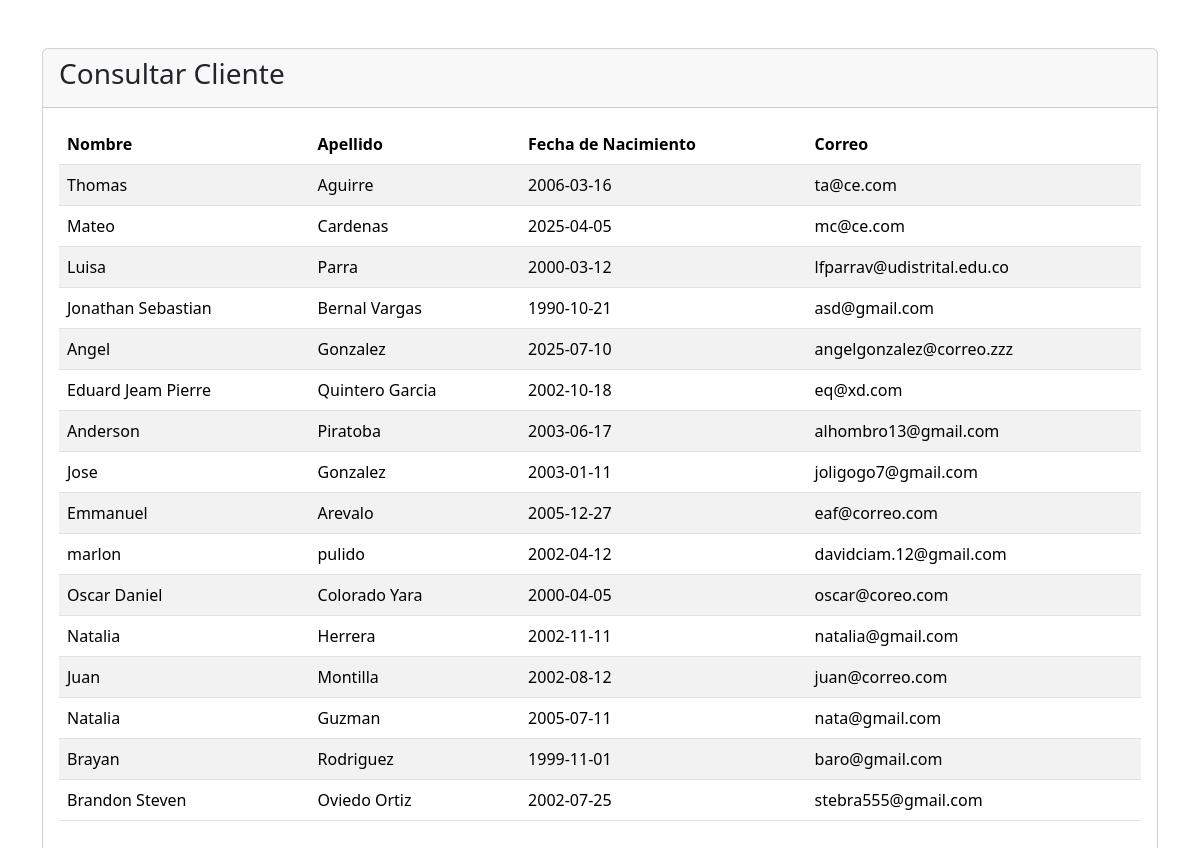
/consultarCliente.php, run on the app's committed database.
### tables this page shows
CREATE TABLE `Cliente` (
  `idCliente` int NOT NULL,
  `nombre` varchar(100) NOT NULL,
  `apellido` varchar(100) NOT NULL,
  `fechaNacimiento` date NOT NULL,
  `correo` varchar(150) NOT NULL,
  `clave` varchar(100) NOT NULL,
  `estado` tinyint NOT NULL
);

### logica/Cliente.php (called while the page is built, shortened)
<?php
require_once("persistencia/Conexion.php");
require_once("persistencia/ClienteDAO.php");
class Cliente extends Persona {
    private $fechaNacimiento;
    public function getFechaNacimiento()
    {
        return $this->fechaNacimiento;
    }
    public function __construct($id=0, $nombre="", $apellido="", $correo="", $clave="", $fechaNacimiento=""){
        $this -> fechaNacimiento = $fechaNacimiento;
    }
    public function consultar(){
        $conexion = new Conexion();
        $conexion -> abrir();
        $clienteDAO = new ClienteDAO();
        $conexion -> ejecutar($clienteDAO -> consultar());
        $clientes = array();
        while(($tupla = $conexion -> registro()) != null){
            $cliente = new Cliente($tupla[0], $tupla[1], $tupla[2], $tupla[4], "", $tupla[3]);
            array_push($clientes, $cliente);
        }
        return $clientes;
    }
}
?>

### persistencia/ClienteDAO.php (called while the page is built, shortened)
<?php
class ClienteDAO {
    public function consultar(){
        return "select idCliente, nombre, apellido, fechaNacimiento, correo
                from Cliente";
    }
}

### persistencia/Conexion.php (called while the page is built, shortened)
<?php
class Conexion{
    private $conexion;
    private $resultado;
    public function abrir(){
            $this -> conexion = new mysqli("localhost", "root", "", "cocina_etilica");
    }
    public function ejecutar($sentencia){
        $this -> resultado = $this -> conexion -> query($sentencia);
    }
    public function registro(){
        return $this -> resultado -> fetch_row();
    }
}
?>

### logica/Persona.php (called while the page is built, shortened)
<?php
abstract class Persona {
    protected $nombre;
    protected $apellido;
    protected $correo;
    public function getNombre()
    {
        return $this->nombre;
    }
    public function getApellido()
    {
        return $this->apellido;
    }
    public function getCorreo()
    {
        return $this->correo;
    }
    public function __construct($id=0, $nombre="", $apellido="", $correo="", $clave=""){
        $this -> nombre = $nombre;
        $this -> apellido = $apellido;
        $this -> correo = $correo;
    }
}
?>

### consultarCliente.php (the view, shortened to what this page needs)
<?php
require_once ("logica/Persona.php");
require_once ("logica/Cliente.php");
$cliente = new Cliente();
$clientes = $cliente->consultar();
?>
<!DOCTYPE html>
<html lang="es">
<head>
<link
	href="https://cdn.jsdelivr.net/npm/bootstrap@5.3.3/dist/css/bootstrap.min.css"
	rel="stylesheet">
<link rel="stylesheet"
	href="https://cdnjs.cloudflare.com/ajax/libs/font-awesome/6.4.0/css/all.min.css">
</head>
<body>
	<div class="container">
		<div class="row mt-5">
			<div class="col">
				<div class="card">
					<div class="card-header">
						<h3>Consultar Cliente</h3>
					</div>
					<div class="card-body">
						<?php
                        if (count($clientes) == 0) {
                            echo "<div class='alert alert-warning' role='alert'>
                                    No hay registros
                                    </div>";
                        } else {
                        ?>
						<table class="table table-striped table-hover">
							<thead>
								<tr>
									<th scope="col">Nombre</th>
									<th scope="col">Apellido</th>
									<th scope="col">Fecha de Nacimiento</th>
									<th scope="col">Correo</th>
								</tr>
							</thead>
							<tbody>
							<?php
                            foreach ($clientes as $c) {
                                echo "<tr>";
                                echo "<td>" . $c -> getNombre() . "</td>";
                                echo "<td>" . $c -> getApellido() . "</td>";
                                echo "<td>" . $c -> getfechaNacimiento() . "</td>";
                                echo "<td>" . $c -> getCorreo() . "</td>";
                                echo "</tr>";
                            }
                            ?>
							</tbody>
						</table>
						<?php } ?>
					</div>
				</div>
			</div>
		</div>
	</div>
</body>
</html>

### data on the page
cliente: nombre "Thomas", apellido "Aguirre", fechaNacimiento "2006-03-16", correo "ta@ce.com"
cliente: nombre "Mateo", apellido "Cardenas", fechaNacimiento "2025-04-05", correo "mc@ce.com"
cliente: nombre "Luisa", apellido "Parra", fechaNacimiento "2000-03-12", correo "lfparrav@udistrital.edu.co"
cliente: nombre "Jonathan Sebastian", apellido "Bernal Vargas", fechaNacimiento "1990-10-21", correo "asd@gmail.com"
cliente: nombre "Angel", apellido "Gonzalez", fechaNacimiento "2025-07-10", correo "angelgonzalez@correo.zzz"
cliente: nombre "Eduard Jeam Pierre", apellido "Quintero Garcia", fechaNacimiento "2002-10-18", correo "eq@xd.com"
cliente: nombre "Anderson", apellido "Piratoba", fechaNacimiento "2003-06-17", correo "alhombro13@gmail.com"
cliente: nombre "Jose", apellido "Gonzalez", fechaNacimiento "2003-01-11", correo "joligogo7@gmail.com"
cliente: nombre "Emmanuel", apellido "Arevalo", fechaNacimiento "2005-12-27", correo "eaf@correo.com"
cliente: nombre "marlon", apellido "pulido", fechaNacimiento "2002-04-12", correo "davidciam.12@gmail.com"
cliente: nombre "Oscar Daniel", apellido "Colorado Yara", fechaNacimiento "2000-04-05", correo "oscar@coreo.com"
cliente: nombre "Natalia", apellido "Herrera", fechaNacimiento "2002-11-11", correo "natalia@gmail.com"
cliente: nombre "Juan", apellido "Montilla", fechaNacimiento "2002-08-12", correo "juan@correo.com"
cliente: nombre "Natalia", apellido "Guzman", fechaNacimiento "2005-07-11", correo "nata@gmail.com"
cliente: nombre "Brayan", apellido "Rodriguez", fechaNacimiento "1999-11-01", correo "baro@gmail.com"
cliente: nombre "Brandon Steven", apellido "Oviedo Ortiz", fechaNacimiento "2002-07-25", correo "stebra555@gmail.com"
